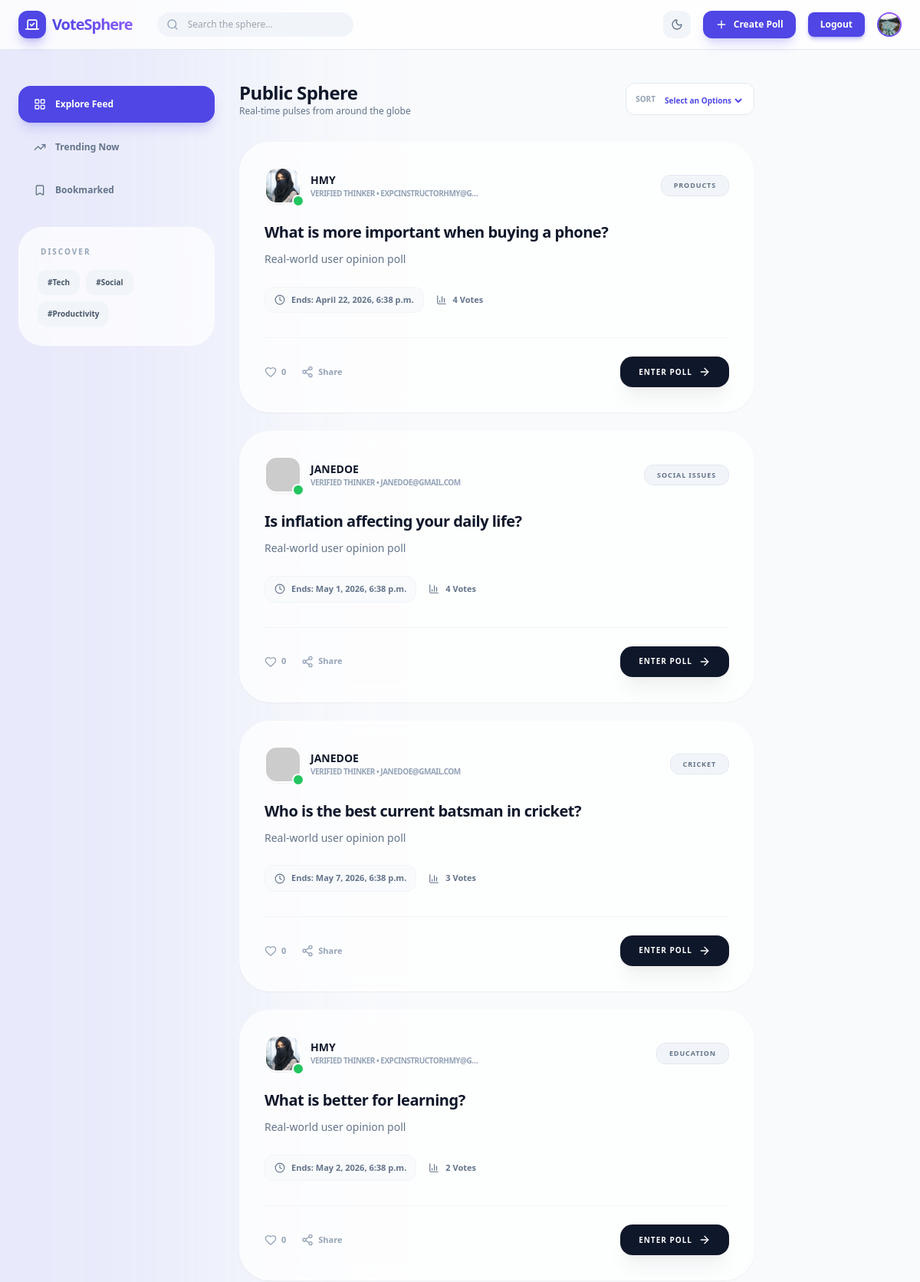
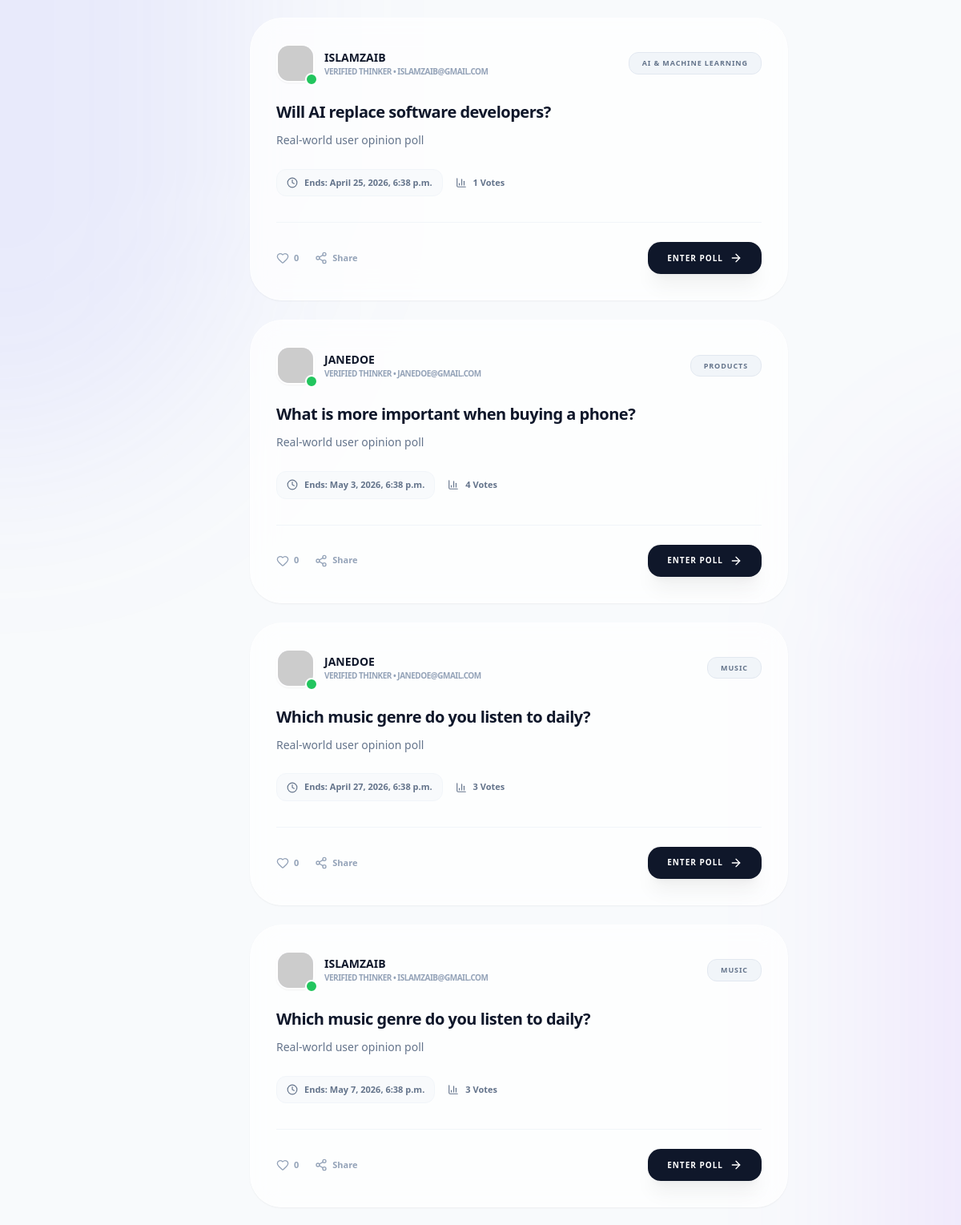
/ques/feeds (signed in, upper part), run on the app's committed database (2 pictures, top to bottom).
### users/models.py (models this page shows, shortened)
class UserProfile(models.Model):
    user_id = models.OneToOneField(User,on_delete=models.CASCADE,primary_key=True,related_name='profile')
    profile_picture = models.ImageField(
        upload_to='images/profile_pictures/%Y/%m/%d/',
        validators=[FileExtensionValidator(
            allowed_extensions=['jpg','jpeg','png','webp', 'gif'],
            message="Only this image formates are allowed: jpg, jpeg, gif, png, webp.")],
          blank=True, null=True
        )
    bio = models.TextField(blank=True, max_length=300)
    location = models.CharField(max_length=150, blank=True)
    birth_date = models.DateField(blank=True,null=True)
    created_at = models.DateTimeField(auto_now_add=True)
    uploaded_at = models.DateTimeField(auto_now_add=True)

### questonaries/models.py (models this page shows)
class Question(models.Model):
    ques = models.TextField(null=False)
    q_desc = models.TextField(null=True)
    expiry = models.DateTimeField()
    hashtags = models.TextField(null=True)
    img = models.ImageField(
        upload_to='images/Ques_Covers/%Y/%m/%d/',
        validators=[FileExtensionValidator(
            allowed_extensions=['jpg','jpeg','png','webp', 'gif'],
            message="Only this image formates are allowed: jpg, jpeg, gif, png, webp.")],
          blank=True, null=True
        )
    u_id = models.ForeignKey(User,on_delete=models.CASCADE)
    cat_id = models.ForeignKey(Category,on_delete=models.PROTECT)
    created_at= models.DateTimeField(auto_now_add=True)

class Category(models.Model):
    category = models.CharField(max_length=200)

### questonaries/views.py (the view, shortened to what this page needs)
def feed_view(req):
    hashtag = req.GET.get('hashtag')
    trend_q = req.GET.get('trend_q')
    search = req.GET.get('search')
    sort = req.GET.get('sort')
    user = req.user
    if user.is_authenticated:
        feeds = Question.objects.exclude(u_id=user)
    else:
        feeds = Question.objects.all()
    if search:
        feeds = feeds.filter(
            Q(ques__icontains=search) |
            Q(q_desc__icontains=search) |
            Q(hashtags__icontains=search)
        )
    if hashtag:
        feeds = feeds.filter(hashtags__icontains=hashtag.lower())
    if sort == 'popular':
        feeds = feeds.annotate(
            score=(
                Count('options__vote_click', distinct=True) * 3 +
                Count('postlikes', distinct=True) * 2 +
                Count('comments', distinct=True) * 2 +
                Count('comments__commentsreply', distinct=True)
            )
        ).order_by('-score')
    elif trend_q != "1":
        feeds = feeds.order_by('-created_at')
    ques_with_tags = Question.objects.exclude(hashtags__isnull=True).exclude(hashtags="")
    tags_list = []
    for q in ques_with_tags:
        tags = q.hashtags.split()
        for tag in tags:
            tags_list.append(tag.strip().lower())
    trending_tags = Counter(tags_list).most_common(5)
    feed_array = []
    for f in feeds:
        total_votes = Vote_Click.objects.filter(opt_id__q_id=f).count()
        likes = PostLikes.objects.filter(q_id=f.id).count()
        user_liked = False
        if user.is_authenticated:
            user_liked = PostLikes.objects.filter(
                q_id=f.id,
                user_id=user.id
            ).exists()
        feed_array.append({
            'ques_data': f,
            'ques_vote_count': total_votes,
            'likes': likes,
            'user_liked': user_liked
        })
    context = {
        'feeds': feed_array,
        'trending_tags': trending_tags
    }
    return render(req, "questionaries/Feed.html", context)

### questonaries/Templates/questionaries/Feed.html (shortened to what this page needs)
{% extends 'home/layout.html' %}
{% block content %}
<body class="bg-slate-50 dark:bg-slate-950 text-slate-800 dark:text-slate-200 transition-colors duration-500 min-h-screen font-sans flex flex-col">
    <div class="fixed inset-0 -z-10 overflow-hidden">
    </div>
    <header class="sticky top-0 z-40 bg-white/80 dark:bg-slate-950/80 backdrop-blur-xl border-b border-slate-200 dark:border-slate-800">
        <div class="max-w-7xl mx-auto px-4 sm:px-6 h-16 flex items-center justify-between">
            <div class="flex items-center gap-4 sm:gap-8">
                <a href="{% url 'home' %}" class="flex items-center gap-2 group">
                    <div class="bg-brand-600 p-2 rounded-xl text-white shadow-lg shadow-brand-600/30 transform group-hover:rotate-12 transition-transform">
                        <i data-lucide="vote" class="w-5 h-5"></i>
                    </div>
                    <span class="text-xl font-black tracking-tighter bg-gradient-to-r from-brand-600 to-violet-500 bg-clip-text text-transparent">
                    </span>
                </a>
                <form method="GET">
                    <div class="hidden md:flex relative group">
                        <i data-lucide="search" class="absolute left-3 top-1/2 -translate-y-1/2 w-4 h-4 text-slate-400"></i>
                        <input type="text" placeholder="Search the sphere..." name="search" class="bg-slate-100 dark:bg-slate-900 border-none rounded-2xl py-2 pl-10 pr-4 text-xs w-64 focus:ring-2 focus:ring-brand-600/20 transition-all outline-none">
                    </div>
                </form>
            </div>
            <div class="flex items-center gap-2 sm:gap-4">
                <button onclick="toggleTheme()" class="p-2.5 rounded-xl bg-slate-100 dark:bg-slate-900 text-slate-500 dark:text-slate-400 hover:text-brand-600 transition-all active:scale-90">
                    <i data-lucide="moon" class="w-4 h-4 block dark:hidden"></i>
                </button>
                {% if user.is_authenticated %}
                    <a href="{% url 'create-ques' %}" class="bg-brand-600 hover:bg-brand-700 text-white px-4 py-2.5 rounded-xl text-xs font-black flex items-center gap-2 transition-all shadow-lg shadow-brand-600/20 active:scale-95">
                        <i data-lucide="plus" class="w-4 h-4"></i>
                        <span class="hidden sm:inline">Create Poll</span>
                    </a>
                    <a href="{% url 'Logout' %}" class="bg-brand-600 text-white px-4 py-2 rounded-lg text-xs font-bold hover:bg-brand-700 shadow-md shadow-brand-600/30 transition active:scale-95">Logout</a>
                    <a href="{% url 'profile' %}">
                        <div class="w-8 h-8 rounded-full bg-gradient-to-tr from-brand-600 to-purple-500 p-0.5">
                            <img src="{% if user.profile.profile_picture %}{{user.profile.profile_picture.url}}{% else %}https://api.dicebear.com/7.x/avataaars/svg?seed={{request.user.username}}{% endif %}" class="w-full h-full rounded-full bg-white dark:bg-slate-900" alt="Avatar">
                        </div>
                    </a>
                {% endif %}
            </div>
        </div>
    </header>
    <div class="max-w-7xl mx-auto w-full px-4 sm:px-6 py-6 lg:py-10 flex gap-8 flex-grow">
        <aside class="hidden lg:flex flex-col gap-6 w-64 sticky top-28 h-fit">
            <div class="space-y-2">
                <a href="{% url 'feeds' %}"
                   class="flex items-center gap-3 px-5 py-4 rounded-2xl text-xs transition-all
                   {% if request.resolver_match.url_name == 'feeds' and not request.GET.trend_q %}
                        bg-brand-600 text-white font-black shadow-lg shadow-brand-600/20
                   {% else %}
                        text-slate-500 hover:bg-white dark:hover:bg-slate-900 font-bold hover:translate-x-1
                   {% endif %}">
                    <i data-lucide="layout-grid" class="w-4 h-4"></i> Explore Feed
                </a>
                <a href="{% url 'feeds' %}?trend_q=1"
                   class="flex items-center gap-3 px-5 py-4 rounded-2xl text-xs transition-all
                   {% if request.GET.trend_q == '1' %}
                        bg-brand-600 text-white font-black shadow-lg shadow-brand-600/20
                   {% else %}
                        text-slate-500 hover:bg-white dark:hover:bg-slate-900 font-bold hover:translate-x-1
                   {% endif %}">
                    <i data-lucide="trending-up" class="w-4 h-4"></i> Trending Now
                </a>
                <a href="#"
                   class="flex items-center gap-3 px-5 py-4 rounded-2xl text-xs transition-all
                   {% if request.resolver_match.url_name == 'bookmarks_url_name' %}
                        bg-brand-600 text-white font-black shadow-lg shadow-brand-600/20
                   {% else %}
                        text-slate-500 hover:bg-white dark:hover:bg-slate-900 font-bold hover:translate-x-1
                   {% endif %}">
                    <i data-lucide="bookmark" class="w-4 h-4"></i> Bookmarked
                </a>
            </div>
            <div class="p-6 glass-card rounded-[2rem]">
                <h3 class="text-[10px] font-black uppercase tracking-[0.2em] text-slate-400 mb-4 px-1">Discover</h3>
                <div class="flex flex-wrap gap-2">
                    <a href="{% url 'feeds' %}?hashtag=tech" class="px-3 py-2 bg-slate-100 dark:bg-slate-800 rounded-xl text-[10px] font-bold text-slate-600 dark:text-slate-300 border border-transparent hover:border-brand-600 cursor-pointer transition-all">#Tech</a>
                    <a href="{% url 'feeds' %}?hashtag=social" class="px-3 py-2 bg-slate-100 dark:bg-slate-800 rounded-xl text-[10px] font-bold text-slate-600 dark:text-slate-300 border border-transparent hover:border-brand-600 cursor-pointer transition-all">#Social</a>
                    <a href="{% url 'feeds' %}?hashtag=Productivity" class="px-3 py-2 bg-slate-100 dark:bg-slate-800 rounded-xl text-[10px] font-bold text-slate-600 dark:text-slate-300 border border-transparent hover:border-brand-600 cursor-pointer transition-all">#Productivity</a>
                </div>
            </div>
        </aside>
        <main class="flex-grow max-w-2xl space-y-6">
            <div class="flex items-center justify-between pb-2">
                <div>
                    <h1 class="text-2xl font-black tracking-tight text-slate-900 dark:text-white">Public Sphere</h1>
                    <p class="text-xs text-slate-500 font-medium">Real-time pulses from around the globe</p>
                </div>
                <div class="flex items-center gap-2 bg-white dark:bg-slate-900 px-3 py-2 rounded-xl border border-slate-200 dark:border-slate-800">
                    <span class="text-[10px] font-black text-slate-400 uppercase">Sort</span>
                    <form method="GET">
                        <select name="sort" onchange="this.form.submit()" class="bg-transparent text-[10px] font-black text-brand-600 outline-none cursor-pointer">
                            <option>Select an Options</option>
                        </select>
                    </form>
                </div>
            </div>
            {% for f in feeds %}
            <a href="{% url 'voting_pole' f.ques_data.id %}">
            <div class="glass-card rounded-[2.5rem] p-6 lg:p-8 shadow-sm transition-all hover:shadow-xl hover:shadow-brand-600/5 group relative overflow-hidden">
                <div class="flex items-center justify-between mb-6">
                    <div class="flex items-center gap-3">
                        <div class="relative">
                            <img src="{% if f.ques_data.u_id.profile.profile_picture %}{{f.ques_data.u_id.profile.profile_picture.url}}{% else %}https://api.dicebear.com/7.x/avataaars/svg?seed={{f.ques_data.u_id.username}}{% endif %}" class="w-12 h-12 rounded-2xl bg-brand-100 dark:bg-brand-900/30 border-2 border-white dark:border-slate-800 shadow-sm" alt="User">
                            <div class="absolute -bottom-1 -right-1 w-4 h-4 bg-green-500 border-2 border-white dark:border-slate-900 rounded-full"></div>
                        </div>
                        <div>
                            <p class="text-sm font-black text-slate-900 dark:text-white">{{f.ques_data.u_id.username|upper}}</p>
                            <p class="text-[10px] text-slate-400 font-bold uppercase tracking-tighter">Verified Thinker • {{f.ques_data.u_id.email|truncatechars:20}}</p>
                        </div>
                    </div>
                    <div class="bg-slate-100 dark:bg-slate-800 text-slate-500 px-4 py-1.5 rounded-xl text-[9px] font-black uppercase tracking-widest border border-slate-200 dark:border-slate-700">
                        {{f.ques_data.cat_id.category|default:"General"}}
                    </div>
                </div>
                <h2 class="text-xl font-black tracking-tight mb-3 leading-tight text-slate-900 dark:text-white group-hover:text-brand-600 transition-colors">
                    {{f.ques_data.ques}}
                </h2>
                <p class="text-slate-500 dark:text-slate-400 text-sm leading-relaxed mb-6 line-clamp-2">
                   {{f.ques_data.q_desc}}
                </p>
                <div class="flex flex-wrap items-center gap-4 mb-8">
                    <div class="flex items-center gap-2 text-slate-500 bg-slate-50 dark:bg-slate-800/50 px-3 py-2 rounded-xl border border-slate-100 dark:border-slate-800">
                        <i data-lucide="clock" class="w-3.5 h-3.5 text-brand-500"></i>
                        <span class="text-[11px] font-black">Ends: {{f.ques_data.expiry}}</span>
                    </div>
                    <div class="flex items-center gap-2 text-slate-500">
                        <i data-lucide="bar-chart-3" class="w-3.5 h-3.5"></i>
                        <span class="text-[11px] font-black">{{f.ques_vote_count}} Votes</span>
                    </div>
                </div>
                <div class="flex items-center justify-between pt-6 border-t border-slate-100 dark:border-slate-800">
                    <div class="flex items-center gap-5">
                        <form method="POST" action="{% url 'post_likes' f.ques_data.id %}">
                        <button type="submit" class="flex items-center gap-1.5 {% if f.user_liked %} text-red-500 {% else %} text-slate-400 {% endif %} hover:text-red-500 transition-colors">
                            <i data-lucide="heart" class="w-4 h-4"></i>
                            <span class="text-[11px] font-black">{{f.likes}}</span>
                        </button>
                        </form>
                        <button class="flex items-center gap-1.5 text-slate-400 hover:text-brand-600 transition-colors">
                            <i data-lucide="share-2" class="w-4 h-4"></i>
                            <span class="text-[11px] font-black">Share</span>
                        </button>
                    </div>
                    <a href="{% url 'voting_pole' f.ques_data.id %}" class="group/btn flex items-center gap-2 bg-slate-900 dark:bg-white text-white dark:text-slate-900 px-6 py-3 rounded-2xl text-[10px] font-black uppercase tracking-widest hover:bg-brand-600 dark:hover:bg-brand-600 hover:text-white transition-all shadow-xl shadow-black/5 active:scale-95">
                        Enter Poll
                        <i data-lucide="arrow-right" class="w-4 h-4 transform group-hover/btn:translate-x-1 transition-transform"></i>
                    </a>
                </div>
            </div>
            </a>
            {% endfor %}
        </main>
    </div>
</body>
{% endblock %}

### questonaries/Templates/questionaries/Feed.html (style rules this page uses)
.glass-card { background: rgba(255, 255, 255, 0.7); backdrop-filter: blur(16px); -webkit-backdrop-filter: blur(16px); border: 1px solid rgba(255, 255, 255, 0.4); }

### data on the page
Question: u_id.profile_picture (picture), ques_data.u_id.username "HMY", ques_data.u_id.email "EXPCINSTRUCTORHMY@G…", ques_data.cat_id.category "PRODUCTS", ques_data.ques "What is more important when buying a phone?", ques_data.q_desc "Real-world user opinion poll", ques_data.expiry "April 22, 2026, 6:38 p.m.", ques_vote_count "4", likes "0"
Question: ques_data.u_id.username "JANEDOE", ques_data.u_id.email "JANEDOE@GMAIL.COM", ques_data.cat_id.category "SOCIAL ISSUES", ques_data.ques "Is inflation affecting your daily life?", ques_data.q_desc "Real-world user opinion poll", ques_data.expiry "May 1, 2026, 6:38 p.m.", ques_vote_count "4", likes "0"
Question: ques_data.u_id.username "JANEDOE", ques_data.u_id.email "JANEDOE@GMAIL.COM", ques_data.cat_id.category "CRICKET", ques_data.ques "Who is the best current batsman in cricket?", ques_data.q_desc "Real-world user opinion poll", ques_data.expiry "May 7, 2026, 6:38 p.m.", ques_vote_count "3", likes "0"
Question: u_id.profile_picture (picture), ques_data.u_id.username "HMY", ques_data.u_id.email "EXPCINSTRUCTORHMY@G…", ques_data.cat_id.category "EDUCATION", ques_data.ques "What is better for learning?", ques_data.q_desc "Real-world user opinion poll", ques_data.expiry "May 2, 2026, 6:38 p.m.", ques_vote_count "2", likes "0"
Question: ques_data.u_id.username "ISLAMZAIB", ques_data.u_id.email "ISLAMZAIB@GMAIL.COM", ques_data.cat_id.category "AI & MACHINE LEARNING", ques_data.ques "Will AI replace software developers?", ques_data.q_desc "Real-world user opinion poll", ques_data.expiry "April 25, 2026, 6:38 p.m.", ques_vote_count "1", likes "0"
Question: ques_data.u_id.username "JANEDOE", ques_data.u_id.email "JANEDOE@GMAIL.COM", ques_data.cat_id.category "PRODUCTS", ques_data.ques "What is more important when buying a phone?", ques_data.q_desc "Real-world user opinion poll", ques_data.expiry "May 3, 2026, 6:38 p.m.", ques_vote_count "4", likes "0"
Question: ques_data.u_id.username "JANEDOE", ques_data.u_id.email "JANEDOE@GMAIL.COM", ques_data.cat_id.category "MUSIC", ques_data.ques "Which music genre do you listen to daily?", ques_data.q_desc "Real-world user opinion poll", ques_data.expiry "April 27, 2026, 6:38 p.m.", ques_vote_count "3", likes "0"
Question: ques_data.u_id.username "ISLAMZAIB", ques_data.u_id.email "ISLAMZAIB@GMAIL.COM", ques_data.cat_id.category "MUSIC", ques_data.ques "Which music genre do you listen to daily?", ques_data.q_desc "Real-world user opinion poll", ques_data.expiry "May 7, 2026, 6:38 p.m.", ques_vote_count "3", likes "0"
